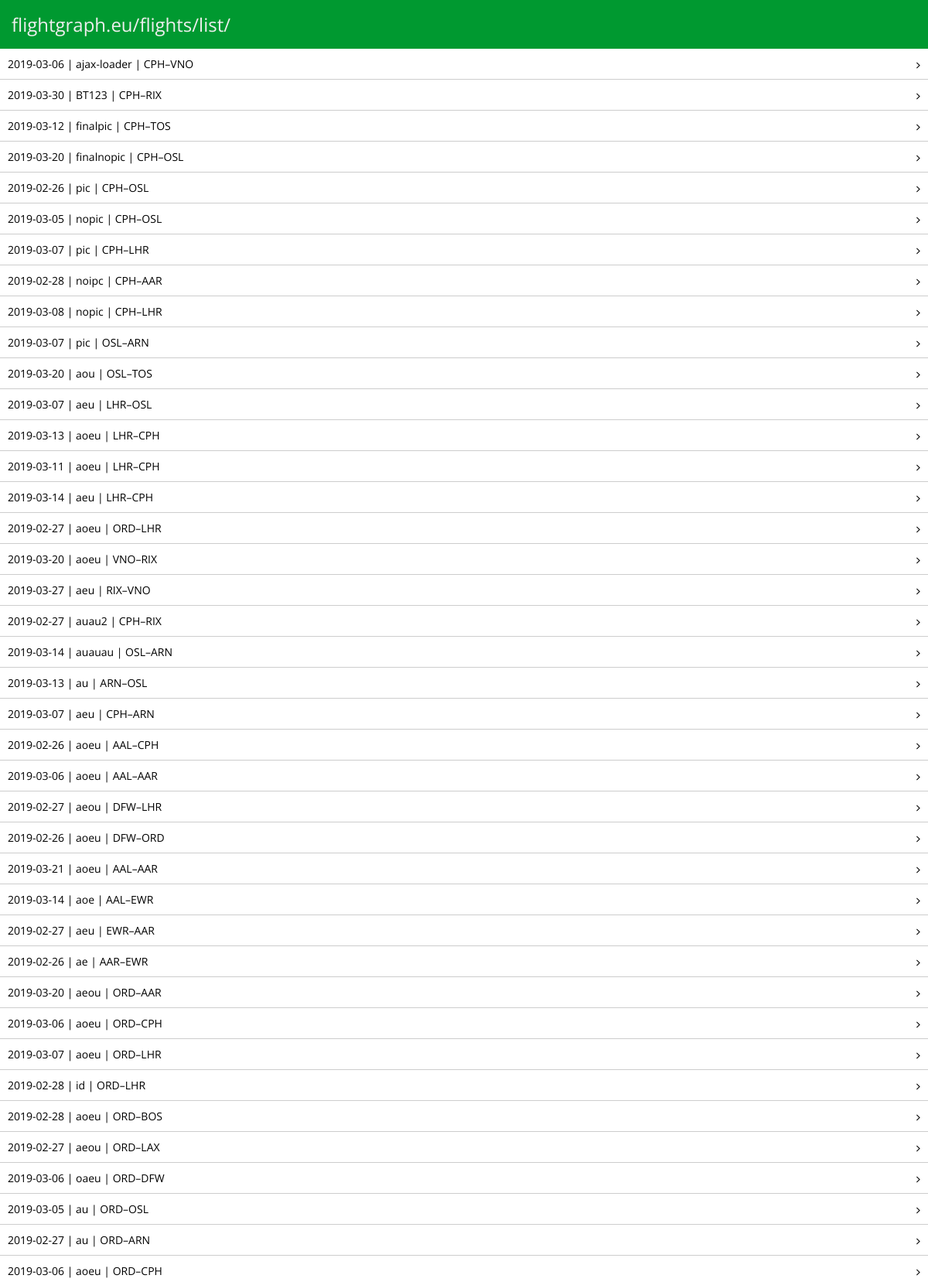
Page /mobile/list/ (signed in, upper part) on the committed database.
### flights/models.py (models this page shows, shortened)
class Flight(models.Model):
    origin = models.ForeignKey('Airport', on_delete=models.PROTECT, related_name='origins')
    destination = models.ForeignKey('Airport', on_delete=models.PROTECT, related_name='destinations')
    date = models.DateField(blank=True, null=True, help_text='YYYY-MM-DD')
    number = models.CharField(max_length=10, blank=True)
    airline = models.CharField(max_length=100, blank=True)
    aircraft = models.CharField(max_length=100, blank=True)
    aircraft_registration = models.CharField(max_length=10, blank=True)
    distance = models.FloatField(default=-1)
    travel_class = models.CharField(max_length=100, blank=True)
    seat = models.CharField(max_length=10, blank=True)
    operator = models.CharField(max_length=100, blank=True)
    comments = models.TextField(max_length=10000, blank=True)
    sortid = models.IntegerField(default=-1) # Assigned manually at creation
    owner = models.ForeignKey(User, on_delete=models.CASCADE, related_name='owners')
    picture = models.ImageField(upload_to='static/user_photos', blank=True) # Does this work, or should we do it manually?
    picture_link = models.URLField(blank=True)
    image = models.FileField(blank=True)

class Airport(models.Model):
    iata = models.CharField('IATA', max_length=3, blank=True)
    icao = models.CharField('ICAO', max_length=4, blank=True)
    name = models.CharField(max_length=100)
    city = models.CharField(max_length=100)
    region = models.CharField(max_length=100, blank=True)
    region_iso = models.CharField('Region code', max_length=10, blank=True, help_text='ISO 3166-2')
    country = models.CharField(max_length=100)
    country_iso = models.CharField('Country code', max_length=100, help_text='ISO 3166-1 alpha-2')
    latitude = models.FloatField()
    longitude = models.FloatField()
    elevation = models.FloatField()
    opened = models.DateField(blank=True, null=True, help_text='YYYY-MM-DD')
    closed = models.DateField(blank=True, null=True, help_text='YYYY-MM-DD')
    def __str__(self):
        if self.iata is not '':
            return self.iata
        elif self.icao is not '':
            return self.icao
        else:
            return self.name[:4] + '...'

### flights/mobile_views.py (the view)
# urls.py: path('mobile/list/', mobile_views.list, name='mobile_list'),
@login_required
def list(request):
    user = request.user
    flights_list = Flight.objects.filter(owner=user)
    context = {'flights': flights_list.order_by('-sortid'),
               'username': request.user.username,
              }
    return render(request, 'mobile/list.html', context)

### flights/templates/mobile/list.html (shortened to what this page needs)
{% extends 'mobile/base.html' %}
{% block content %}
<div class="mobile-header">flightgraph.eu/flights/list/</div>
{% for flight in flights %}
<div class="mobile-item mobile-list-item" id="flight-link-{{ flight.pk }}">{{ flight.date.isoformat }} | {{ flight.number }} | {{ flight.origin }}–{{ flight.destination }} <i class="fa fa-angle-right"></i></div>
{% endfor %}
{% endblock %}

### flights/templates/mobile/base.html (shortened to what this page needs)
{% load static %}
<!DOCTYPE html>
<html>
    <head>
        <link rel="stylesheet" type="text/css" href="{% static 'flights/css/mobile.css' %}" />
        <link rel="stylesheet" href="https://cdnjs.cloudflare.com/ajax/libs/font-awesome/4.7.0/css/font-awesome.min.css">
    </head>
    <body>
        {% block content %}
        {% endblock %}
    </body>
</html>

### static/flights/css/mobile.css (style rules this page uses)
* { -webkit-box-sizing: border-box; -moz-box-sizing: border-box; box-sizing: border-box; }
body { margin: 0; font-family: 'Open Sans', sans-serif; background-color: white; }
.mobile-header { width: 100%; margin: 0; color: #eeeeee; background-color: #009930; padding: 15px; font-size: 18pt; }
.mobile-item { width: 100%; margin: 0; background-color: #fff; }
.mobile-list-item { font-size: 14px; padding: 10px; border-bottom: 1px solid #cdcdcd; }
.fa-angle-right { float: right; transform: translateY(4px); }

### rows in the picture
Flight: date "2019-03-06", number "ajax-loader", origin "CPH", destination "VNO"
Flight: date "2019-03-30", number "BT123", origin "CPH", destination "RIX"
Flight: date "2019-03-12", number "finalpic", origin "CPH", destination "TOS"
Flight: date "2019-03-20", number "finalnopic", origin "CPH", destination "OSL"
Flight: date "2019-02-26", number "pic", origin "CPH", destination "OSL"
Flight: date "2019-03-05", number "nopic", origin "CPH", destination "OSL"
Flight: date "2019-03-07", number "pic", origin "CPH", destination "LHR"
Flight: date "2019-02-28", number "noipc", origin "CPH", destination "AAR"
Flight: date "2019-03-08", number "nopic", origin "CPH", destination "LHR"
Flight: date "2019-03-07", number "pic", origin "OSL", destination "ARN"
Flight: date "2019-03-20", number "aou", origin "OSL", destination "TOS"
Flight: date "2019-03-07", number "aeu", origin "LHR", destination "OSL"
Flight: date "2019-03-13", number "aoeu", origin "LHR", destination "CPH"
Flight: date "2019-03-11", number "aoeu", origin "LHR", destination "CPH"
Flight: date "2019-03-14", number "aeu", origin "LHR", destination "CPH"
Flight: date "2019-02-27", number "aoeu", origin "ORD", destination "LHR"
Flight: date "2019-03-20", number "aoeu", origin "VNO", destination "RIX"
Flight: date "2019-03-27", number "aeu", origin "RIX", destination "VNO"
Flight: date "2019-02-27", number "auau2", origin "CPH", destination "RIX"
Flight: date "2019-03-14", number "auauau", origin "OSL", destination "ARN"
Flight: date "2019-03-13", number "au", origin "ARN", destination "OSL"
Flight: date "2019-03-07", number "aeu", origin "CPH", destination "ARN"
Flight: date "2019-02-26", number "aoeu", origin "AAL", destination "CPH"
Flight: date "2019-03-06", number "aoeu", origin "AAL", destination "AAR"
Flight: date "2019-02-27", number "aeou", origin "DFW", destination "LHR"
Flight: date "2019-02-26", number "aoeu", origin "DFW", destination "ORD"
Flight: date "2019-03-21", number "aoeu", origin "AAL", destination "AAR"
Flight: date "2019-03-14", number "aoe", origin "AAL", destination "EWR"
Flight: date "2019-02-27", number "aeu", origin "EWR", destination "AAR"
Flight: date "2019-02-26", number "ae", origin "AAR", destination "EWR"
Flight: date "2019-03-20", number "aeou", origin "ORD", destination "AAR"
Flight: date "2019-03-06", number "aoeu", origin "ORD", destination "CPH"
Flight: date "2019-03-07", number "aoeu", origin "ORD", destination "LHR"
Flight: date "2019-02-28", number "id", origin "ORD", destination "LHR"
Flight: date "2019-02-28", number "aoeu", origin "ORD", destination "BOS"
Flight: date "2019-02-27", number "aeou", origin "ORD", destination "LAX"
Flight: date "2019-03-06", number "oaeu", origin "ORD", destination "DFW"
Flight: date "2019-03-05", number "au", origin "ORD", destination "OSL"
Flight: date "2019-02-27", number "au", origin "ORD", destination "ARN"
Flight: date "2019-03-06", number "aoeu", origin "ORD", destination "CPH"
